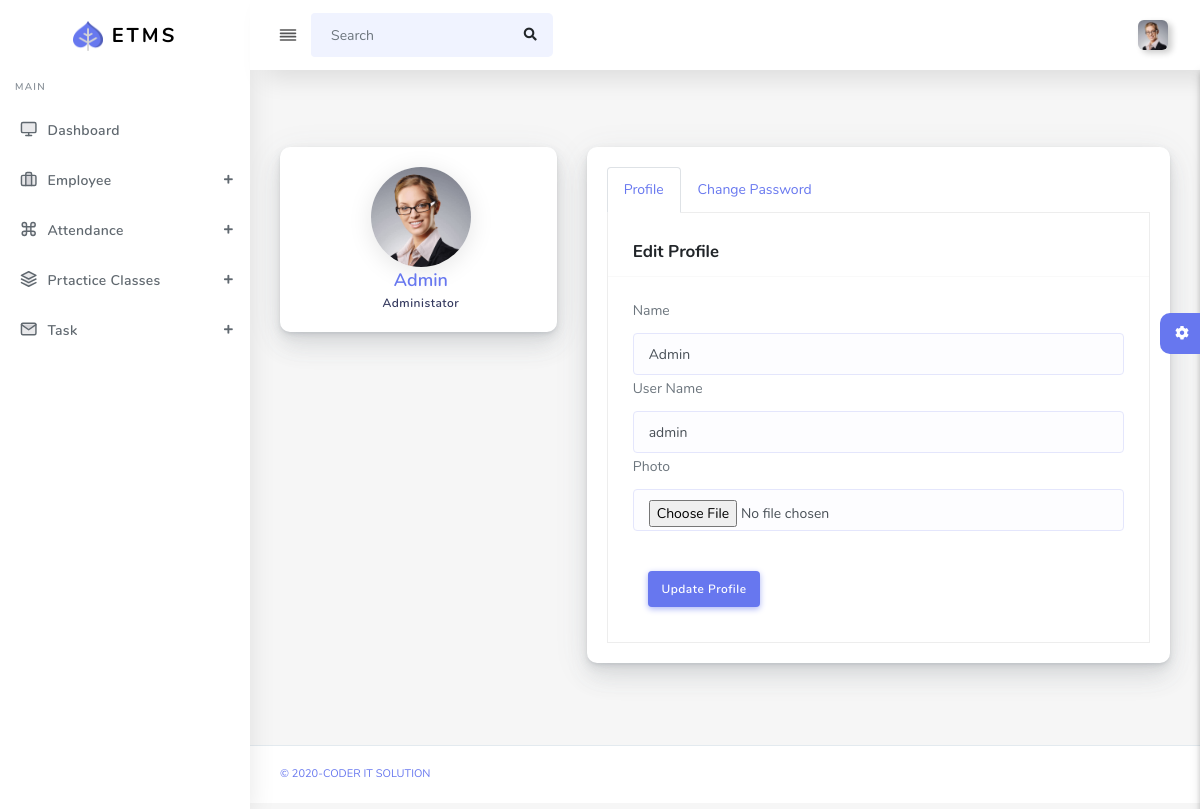
Page /admin/profile.php (signed in) on the committed database.
### tables this page shows
CREATE TABLE `em_admin` (
  `ad_id` int(11) NOT NULL,
  `username` varchar(255) NOT NULL,
  `password` varchar(255) NOT NULL,
  `name` varchar(255) NOT NULL,
  `designation` varchar(255) NOT NULL
);

### function.php (called while the page is built, shortened)
<?php
	require_once("config.php");
	function em_admin($id,$col){
	 	global $pdo;
		$stm=$pdo->prepare("SELECT $col FROM em_admin WHERE ad_id=?");
		$stm->execute(array($id));
	 	$result=$stm->fetchAll(PDO::FETCH_ASSOC);
	 	return $result[0]["$col"];
	}
 ?>

### admin/profile.php (the view, shortened to what this page needs)
<?php
      require_once('header.php');
      $ad_id= $_SESSION['em_admin'][0]['ad_id'];
 ?>
            <div class="row mt-sm-4">
              <div class="col-12 col-md-12 col-lg-4">
                <div class="card author-box">
                  <div class="card-body">
                    <div class="author-box-center">
                      <img alt="image" src="assets/img/users/user-1.png" class="rounded-circle author-box-picture">
                      <div class="author-box-name">
                        <a href="#"><?php echo em_admin($ad_id,'name'); ?></a>
                      </div>
                      <div class="author-box-job"><?php echo em_admin($ad_id,'designation'); ?></div>
                    </div>
                  </div>
                </div>
              </div>
              <div class="col-12 col-md-12 col-lg-8">
                <div class="card">
                  <div class="padding-20">
                    <ul class="nav nav-tabs" id="myTab2" role="tablist">
                      <li class="nav-item">
                        <a class="nav-link active" id="home-tab2" data-toggle="tab" href="#about" role="tab"
                          aria-selected="true">Profile</a>
                      </li>
                      <li class="nav-item">
                        <a class="nav-link" id="profile-tab2" data-toggle="tab" href="#settings" role="tab"
                          aria-selected="false">Change  Password</a>
                      </li>
                    </ul>
                    <div class="tab-content tab-bordered" id="myTab3Content">
                      <div class="tab-pane fade show active" id="about" role="tabpanel" aria-labelledby="home-tab2">
                        <div class="row">
                          <div class="card-header">
                            <h4>Edit Profile</h4>
                          </div>
                          <div class="card-body">
                            <form action="" method="POST">
                            <div class="row">
                              <div class="from-group col-md-12">
                                <label>Name</label>
                                <input type="text" class="form-control" name="name" id="name" value="<?php echo em_admin($ad_id,'name'); ?>">
                              </div>
                            </div>
                            <div class="row">
                              <div class="from-group col-md-12">
                                <label>User Name</label>
                                <input type="text" class="form-control" name="u_name " id="u_name" value="<?php echo em_admin($ad_id,'username'); ?>">
                              </div>
                            </div>
                           <div class="row">
                              <div class="from-group col-md-12">
                                <label>Photo</label>
                                <input type="file" class="form-control" name="profile_photo" id="profile_photo">
                              </div>
                            </div>
                            </form>
                          </div>
                        </div>
                        <div class="card-footer text-left">
                            <button class="btn btn-primary" name="update_profile" type="submit">Update Profile</button>
                        </div>
                      </div>
                    </div>
                  </div>
                </div>
              </div>
            </div>
<?php require_once('footer.php'); ?>

### rows in the picture
em_admin: name "Admin", designation "Administator", username "admin"
